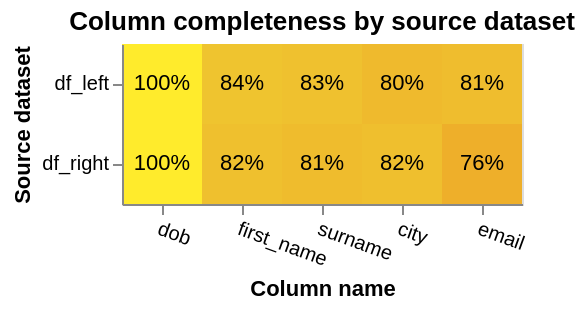

Source (notebook cell):
### Code cell
from splink.exploratory import completeness_chart

completeness_chart(
    [df_l, df_r],
    cols=["first_name", "surname", "dob", "city", "email"],
    db_api=DuckDBAPI(),
    table_names_for_chart=["df_left", "df_right"],
)

### Figure 1 — Vega-Lite specification as saved in the notebook (floating-point values rounded to 4 significant figures)
{"config": {"view": {"continuousWidth": 400, "continuousHeight": 300}}, "layer": [{"mark": "rect", "encoding": {"color": {"field": "completeness", "legend": null, "scale": {"scheme": "darkred", "zero": true}, "type": "quantitative"}, "tooltip": [{"field": "source_dataset", "title": "Source dataset", "type": "nominal"}, {"field": "total_rows_inc_nulls", "format": ",", "title": "# of records", "type": "quantitative"}, {"field": "column_name", "title": "Column name", "type": "nominal"}, {"field": "total_null_rows", "format": ",", "title": "# of nulls", "type": "quantitative"}, {"field": "completeness", "format": ".1%", "type": "quantitative"}], "x": {"axis": {"labelAngle": 20}, "field": "column_name", "sort": {"field": "mean_comp", "order": "descending"}, "title": "Column name", "type": "nominal"}, "y": {"field": "source_dataset", "title": "Source dataset", "type": "nominal"}}, "title": "Column completeness by source dataset", "transform": [{"joinaggregate": [{"op": "mean", "field": "completeness", "as": "mean_comp"}], "groupby": ["column_name"]}]}, {"mark": {"type": "text"}, "encoding": {"color": {"condition": {"test": "datum['completeness'] < 0.5", "value": "white"}, "value": "black"}, "text": {"field": "completeness", "format": ".0%", "type": "quantitative"}, "x": {"axis": {"labelAngle": 0}, "field": "column_name", "sort": {"field": "mean_comp", "order": "descending"}, "type": "nominal"}, "y": {"field": "source_dataset", "type": "nominal"}}, "transform": [{"joinaggregate": [{"op": "mean", "field": "completeness", "as": "mean_comp"}], "groupby": ["column_name"]}]}], "data": {"name": "data-c0e45cd99d810528ce21208661906743"}, "height": {"step": 40}, "width": {"step": 40}, "$schema": "https://vega.github.io/schema/vega-lite/v5.9.3.json", "datasets": {"data-c0e45cd99d810528ce21208661906743": [{"source_dataset": "df_right", "column_name": "first_name", "total_null_rows": 88, "total_rows_inc_nulls": 500, "completeness": 0.824}, {"source_dataset": "df_left", "column_name": "first_name", "total_null_rows": 81, "total_rows_inc_nulls": 500, "completeness": 0.838}, {"source_dataset": "df_right", "column_name": "surname", "total_null_rows": 95, "total_rows_inc_nulls": 500, "completeness": 0.81}, {"source_dataset": "df_left", "column_name": "surname", "total_null_rows": 86, "total_rows_inc_nulls": 500, "completeness": 0.828}, {"source_dataset": "df_left", "column_name": "dob", "total_null_rows": 0, "total_rows_inc_nulls": 500, "completeness": 1.0}, {"source_dataset": "df_right", "column_name": "dob", "total_null_rows": 0, "total_rows_inc_nulls": 500, "completeness": 1.0}, {"source_dataset": "df_right", "column_name": "city", "total_null_rows": 89, "total_rows_inc_nulls": 500, "completeness": 0.822}, {"source_dataset": "df_left", "column_name": "city", "total_null_rows": 98, "total_rows_inc_nulls": 500, "completeness": 0.804}, {"source_dataset": "df_right", "column_name": "email", "total_null_rows": 118, "total_rows_inc_nulls": 500, "completeness": 0.764}, {"source_dataset": "df_left", "column_name": "email", "total_null_rows": 93, "total_rows_inc_nulls": 500, "completeness": 0.814}]}}
